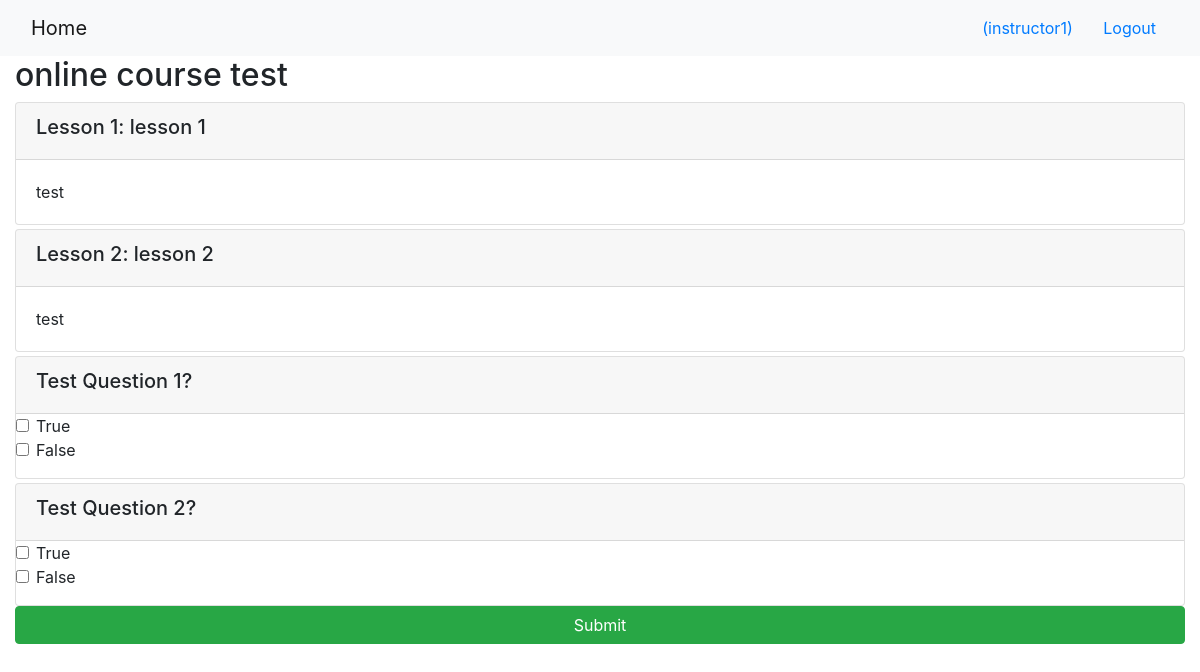
The app's page /onlinecourse/1/ (signed in) with its own data.
### onlinecourse/models.py (models this page shows, shortened)
class Course(models.Model):
    name = models.CharField(null=False, max_length=30, default='online course')
    image = models.ImageField(upload_to='course_images/')
    description = models.CharField(max_length=1000)
    pub_date = models.DateField(null=True)
    instructors = models.ManyToManyField(Instructor)
    users = models.ManyToManyField(settings.AUTH_USER_MODEL, through='Enrollment')
    total_enrollment = models.IntegerField(default=0)
    is_enrolled = False

class Lesson(models.Model):
    title = models.CharField(max_length=200, default="title")
    order = models.IntegerField(default=0)
    course = models.ForeignKey(Course, on_delete=models.CASCADE)
    content = models.TextField()

class Question(models.Model):
    course = models.ForeignKey(Course, on_delete=models.CASCADE)
    question = models.TextField()
    grade = models.FloatField()

class Choice(models.Model):
    question = models.ForeignKey(Question, on_delete=models.CASCADE)
    content = models.TextField()
    is_correct = models.BooleanField()

### onlinecourse/views.py (the view)
# urls.py: path('<int:pk>/', views.CourseDetailView.as_view(), name='course_details'),
class CourseDetailView(generic.DetailView):
    model = Course
    template_name = 'onlinecourse/course_detail_bootstrap.html'

### onlinecourse/templates/onlinecourse/course_detail_bootstrap.html (shortened to what this page needs)
<!DOCTYPE html>
<html lang="en">
<head>
     {% load static %}
    <link rel="stylesheet" href="https://maxcdn.bootstrapcdn.com/bootstrap/4.5.2/css/bootstrap.min.css">
</head>
<body>
    <nav class="navbar navbar-light bg-light">
        <div class="container-fluid">
            <div class="navbar-header">
                  <a class="navbar-brand" href="{% url 'onlinecourse:index' %}">Home</a>
            </div>
            <ul class="nav navbar-nav navbar-right">
                {% if user.is_authenticated %}
                <li>
                    <a class="btn btn-link" href="#">{{ user.first_name }}({{ user.username }})</a>
                    <a class="btn btn-link" href="{% url 'onlinecourse:logout' %}">Logout</a>
                </li>
                {% endif %}
            </ul>
        </div>
    </nav>
    <div class="container-fluid">
            <h2>{{ course.name }}</h2>
            <div class="card-columns-vertical">
                {% for lesson in course.lesson_set.all %}
                    <div class="card mt-1">
                        <div class="card-header"><h5>Lesson {{lesson.order|add:1}}: {{lesson.title}}</h5></div>
                        <div class="card-body">{{lesson.content}}</div>
                    </div>
                {% endfor %}
            </div>
            {% if user.is_authenticated %}
                <form id="questionform" action="{% url 'onlinecourse:submit' course.id %}" method="post">
                    {% for question in course.question_set.all %}
                            <div class="card mt-1">
                                <div class="card-header"><h5>{{ question.question}}</h5></div>
                                <div class="form-group">
                                {% for choice in question.choice_set.all %}
                                    <div class="form-check">
                                        <label class="form-check-label">
                                            <input type="checkbox" name="choice_{{choice.id}}"
                                                class="form-check-input" id="{{choice.id}}"
                                                value="{{choice.id}}">{{ choice.content }}
                                        </label>
                                    </div>
                                {% endfor %}
                                </div>
                            </div>
                    {% endfor %}
                    <input class="btn btn-success btn-block" type="submit" value="Submit">
                </form>
            {% endif %}
    </div>
</body>
</html>

### records on screen
Course: name "online course test"
Lesson: order|add "1", title "lesson 1", content "test"
Lesson: order|add "2", title "lesson 2", content "test"
Question: question "Test Question 1?"
Choice: content "True"
Choice: content "False"
Question: question "Test Question 2?"
Choice: content "True"
Choice: content "False"

### other values on screen
{{ user.username }} "instructor1"
